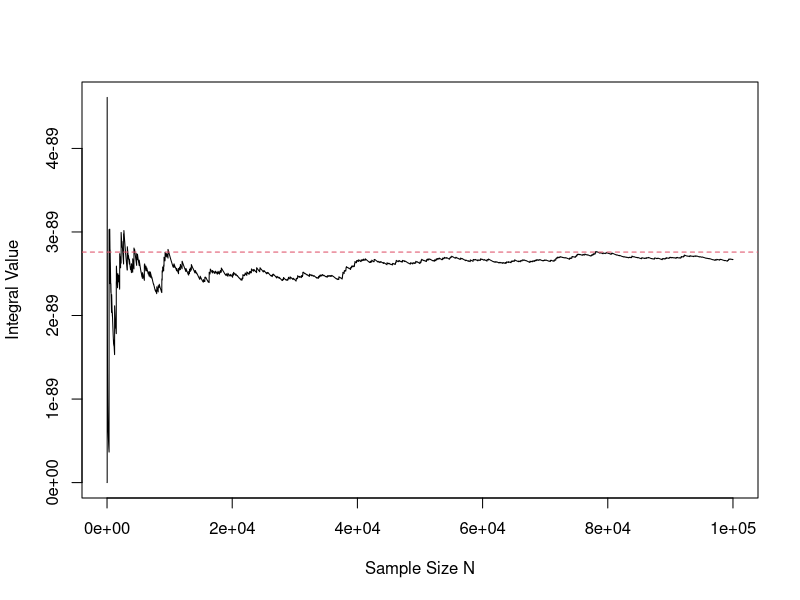

The R source for this figure: (Note: this script raises an error after producing the figure.)
set.seed(123)

myfunction <- function(y){ 
  f  = (1/sqrt(2*pi))*(1/y^2)*exp(-(1/(2*y^2)))
  return(f)
  
  
  }

  


n <- 100000
n
a <- -0
b <-  1/20
u <-runif(n, a, b)

H          <- (b-a) * myfunction(u) 
psi_hat_MC <- mean(H)
MCE        <- sd(H)/sqrt(n)



library(tidyverse)
set.seed(123)
i_1n <- 1:n
plot( i_1n, cummean(H), type='l', lwd=1,  
      xlab="Sample Size N", ylab="Integral Value",col=1)
abline(h=integrate(myfunction, a, b)$value, lwd=1, col=2, lty=2)

integrate(myfunction, a, b) 

set.seed(123)
u   <- runif(n, a, b)
H1 <- (b-a)*h(u) 
H2 <- (b-a)*h(0.05-u) 
MC1 <- mean(H1)
MC2 <- mean(H2)
MCA <- (MC1+MC2)/2

MCE_MC1 <- sd(H1)/sqrt(n);MCE_MC1 


integrate(myfunction, a, b)
pnorm(20,0,1,lower.tail=F)
